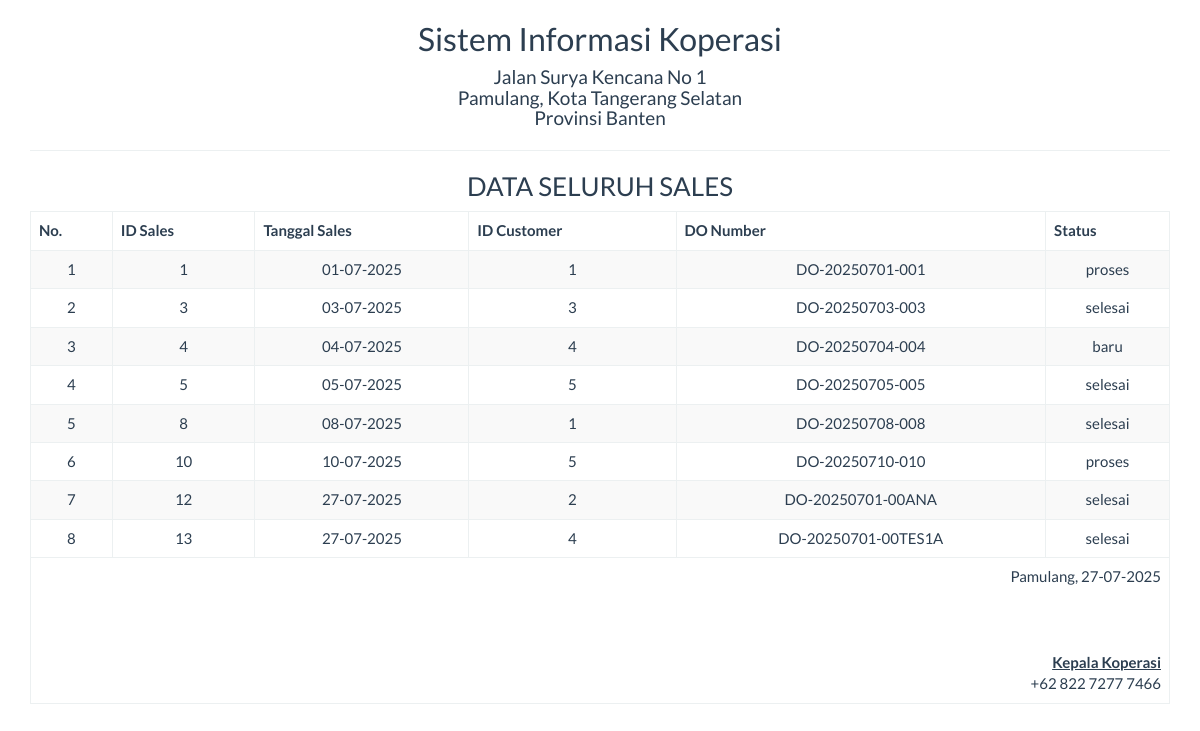
/report/sales_semua.php, run on an earlier commit of the app's database.
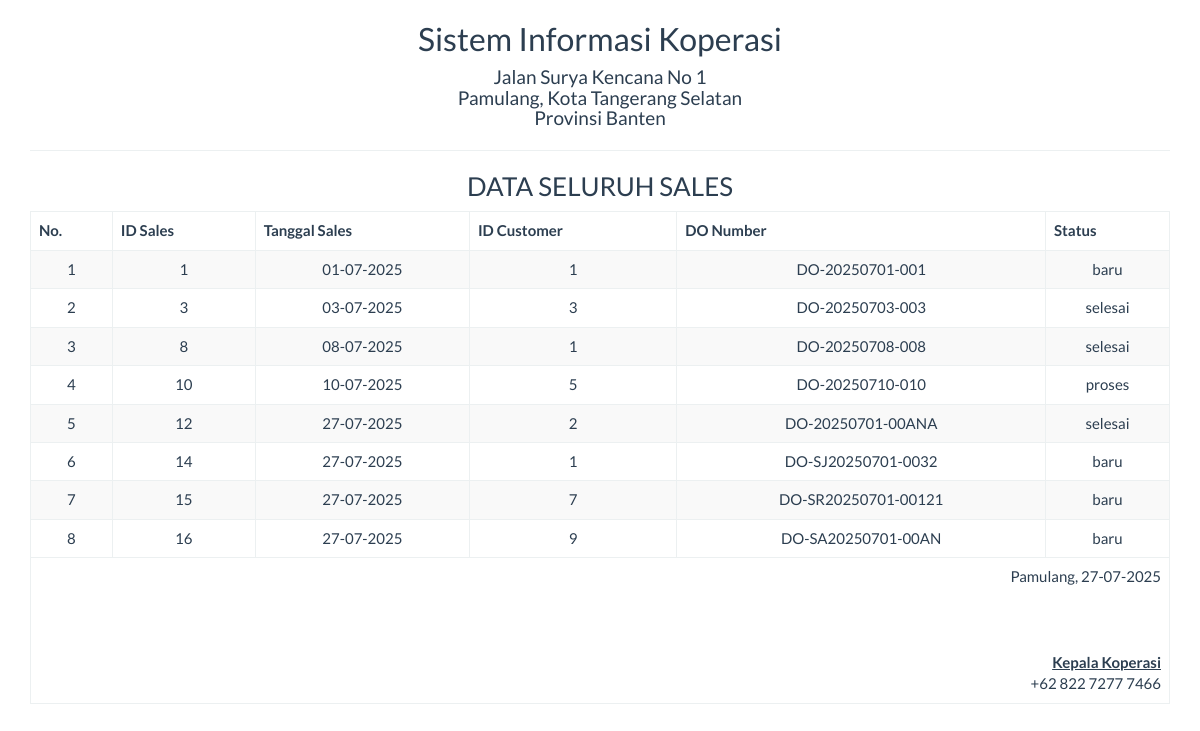
And on a later commit of the database.
### tables this page shows
CREATE TABLE `sales` (
  `id_sales` int NOT NULL,
  `tgl_sales` date DEFAULT NULL,
  `id_customer` int DEFAULT NULL,
  `do_number` varchar(50) DEFAULT NULL,
  `status` enum('baru','proses','selesai') DEFAULT NULL
);

### report/sales_semua.php (the view, shortened to what this page needs)
<!DOCTYPE html>
<html>
<head>
    <link href="../Assets/css/bootstrap.min.css" rel="stylesheet" type="text/css"/>
</head>
<body onload="print()">
<?php
include '../config/koneksi.php';
?>
<div class="container">
    <div class='row'>
        <div class="col-sm-12">
            <div class="text-center">
                <h2>Sistem Informasi Koperasi</h2>
                <h4>Jalan Surya Kencana No 1<br>Pamulang, Kota Tangerang Selatan<br>Provinsi Banten</h4>
                <hr>
                <h3>DATA SELURUH SALES</h3>
                <table class="table table-bordered table-striped table-hover">
                    <thead>
                        <tr>
                            <th>No.</th>
                            <th>ID Sales</th>
                            <th>Tanggal Sales</th>
                            <th>ID Customer</th>
                            <th>DO Number</th>
                            <th>Status</th>
                        </tr>
                    </thead>
                    <tbody>
                        <?php
                        $sql = "SELECT * FROM sales";
                        $query = mysqli_query($koneksi, $sql) or die("SQL Anda Salah");
                        $nomor = 0;
                        while ($data = mysqli_fetch_array($query)) {
                            $nomor++;
                            ?>
                            <tr>
                                <td><?= $nomor ?></td>
                                <td><?= $data['id_sales'] ?></td>
                                <td><?= date('d-m-Y', strtotime($data['tgl_sales'])) ?></td>
                                <td><?= $data['id_customer'] ?></td>
                                <td><?= $data['do_number'] ?></td>
                                <td><?= $data['status'] ?></td>
                            </tr>
                        <?php } ?>
                    </tbody>
                    <tfoot>
                        <tr>
                            <td colspan="6" class="text-right">
                                Pamulang, <?= date("d-m-Y") ?>
                                <br><br><br><br>
                                <u><strong>Kepala Koperasi</strong></u><br>
                                +62 822 7277 7466
                            </td>
                        </tr>
                    </tfoot>
                </table>
            </div>
        </div>
    </div>
</div>
</body>
</html>

What changed in the data, as far as the page shows it:
removed sales: id_sales "4", tgl_sales "04-07-2025", id_customer "4", do_number "DO-20250704-004", status "baru"
removed sales: id_sales "5", tgl_sales "05-07-2025", id_customer "5", do_number "DO-20250705-005", status "selesai"
removed sales: id_sales "13", tgl_sales "27-07-2025", id_customer "4", do_number "DO-20250701-00TES1A", status "selesai"
changed sales "DO-20250701-001": status "proses" → "baru"
added sales: id_sales "14", tgl_sales "27-07-2025", id_customer "1", do_number "DO-SJ20250701-0032", status "baru"
added sales: id_sales "15", tgl_sales "27-07-2025", id_customer "7", do_number "DO-SR20250701-00121", status "baru"
added sales: id_sales "16", tgl_sales "27-07-2025", id_customer "9", do_number "DO-SA20250701-00AN", status "baru"
